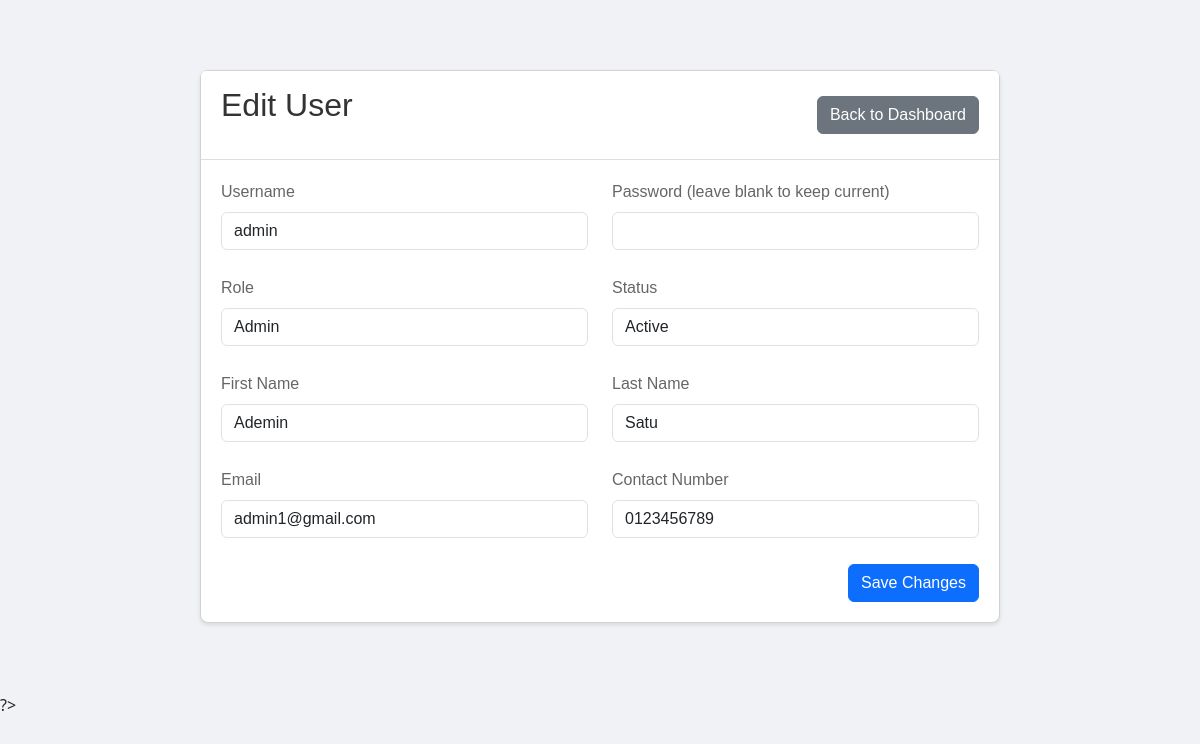
The app's page /cat_sanctuary/edit_user.php?id=1 (signed in) with its own data.
### tables this page shows
CREATE TABLE `users` (
  `userID` int(11) NOT NULL,
  `Username` varchar(50) NOT NULL,
  `Password` varchar(255) NOT NULL,
  `firstName` varchar(50) NOT NULL,
  `lastName` varchar(50) NOT NULL,
  `Email` varchar(100) NOT NULL,
  `Role` varchar(20) DEFAULT NULL,
  `ContactNumber` varchar(20) DEFAULT NULL,
  `LastLogin` datetime DEFAULT NULL,
  `Status` tinyint(1) DEFAULT '1'
);

### cat_sanctuary/edit_user.php (the view, shortened to what this page needs)
<?php
require_once 'config.php';
$user = null;
$userId = $_GET['id'];
try {
    $stmt = $pdo->prepare("SELECT * FROM users WHERE userID = ?");
    $stmt->execute([$userId]);
    $user = $stmt->fetch(PDO::FETCH_ASSOC);
} catch (PDOException $e) {
    $error = "Database error: " . $e->getMessage();
}
?>
<!DOCTYPE html>
<html lang="en">
<head>
    <link rel="stylesheet" href="https://cdn.jsdelivr.net/npm/bootstrap@5.3.0/dist/css/bootstrap.min.css">
</head>
<body>
    <div class="container">
        <div class="card">
            <div class="card-header d-flex justify-content-between align-items-center">
                <h2>Edit User</h2>
                <a href="dashboard.php" class="btn btn-secondary">Back to Dashboard</a>
            </div>
            <div class="card-body">
                <form method="POST" action="">
                    <div class="row mb-3">
                        <div class="col-md-6">
                            <label for="username" class="form-label">Username</label>
                            <input type="text" class="form-control" id="username" name="username"
                                   value="<?php echo htmlspecialchars($user['Username']); ?>" required>
                        </div>
                        <div class="col-md-6">
                            <label for="password" class="form-label">Password (leave blank to keep current)</label>
                            <input type="password" class="form-control" id="password" name="password">
                        </div>
                    </div>
                    <div class="row mb-3">
                        <div class="col-md-6">
                            <label for="role" class="form-label">Role</label>
                            <select class="form-control" id="role" name="role" required>
                                <option value="Admin" <?php echo $user['Role'] === 'Admin' ? 'selected' : ''; ?>>Admin</option>
                            </select>
                        </div>
                        <div class="col-md-6">
                            <label for="status" class="form-label">Status</label>
                            <select class="form-control" id="status" name="status">
                                <option value="Active" <?php echo ($user['Status'] == 1) ? 'selected' : ''; ?>>Active</option>
                            </select>
                        </div>
                    </div>
                    <div class="row mb-3">
                        <div class="col-md-6">
                            <label for="firstName" class="form-label">First Name</label>
                            <input type="text" class="form-control" id="firstName" name="firstName"
                                   value="<?php echo htmlspecialchars($user['firstName']); ?>" required>
                        </div>
                        <div class="col-md-6">
                            <label for="lastName" class="form-label">Last Name</label>
                            <input type="text" class="form-control" id="lastName" name="lastName"
                                   value="<?php echo htmlspecialchars($user['lastName']); ?>" required>
                        </div>
                    </div>
                    <div class="row mb-3">
                        <div class="col-md-6">
                            <label for="email" class="form-label">Email</label>
                            <input type="email" class="form-control" id="email" name="email"
                                   value="<?php echo htmlspecialchars($user['Email']); ?>" required>
                        </div>
                        <div class="col-md-6">
                            <label for="contactNumber" class="form-label">Contact Number</label>
                            <input type="tel" class="form-control" id="contactNumber" name="contactNumber"
                                   value="<?php echo htmlspecialchars($user['ContactNumber']); ?>" required>
                        </div>
                    </div>
                    <div class="d-grid gap-2 d-md-flex justify-content-md-end">
                        <button type="submit" class="btn btn-primary">Save Changes</button>
                    </div>
                </form>
            </div>
        </div>
    </div>
</body>
</html>

### cat_sanctuary/edit_user.php (style rules this page uses)
* { box-sizing: border-box; margin: 0; padding: 0; font-family: Arial, sans-serif; }
body { background-color: #f0f2f5; }
.container { max-width: 1200px; margin: 0 auto; padding: 20px; }
.card { max-width: 800px; margin: 50px auto; background: white; border-radius: 8px; box-shadow: 0 2px 4px rgba(0,0,0,0.1); }
h1, h2 { color: #333; margin-bottom: 20px; }
label { display: block; margin-bottom: 5px; color: #666; }
input, select { width: 100%; padding: 8px; border: 1px solid #ddd; border-radius: 4px; margin-bottom: 10px; }
button { background: #4CAF50; color: white; padding: 10px 15px; border: none; border-radius: 4px; cursor: pointer; }
.btn-secondary { background: #6c757d; }
.card-header { background-color: #fff; border-bottom: 1px solid #ddd; padding: 15px 20px; }
.card-body { padding: 20px; }

### records on screen
users: username "admin", role "Admin", status "Active", firstName "Ademin", lastName "Satu", email "admin1@gmail.com", contactNumber "0123456789"
